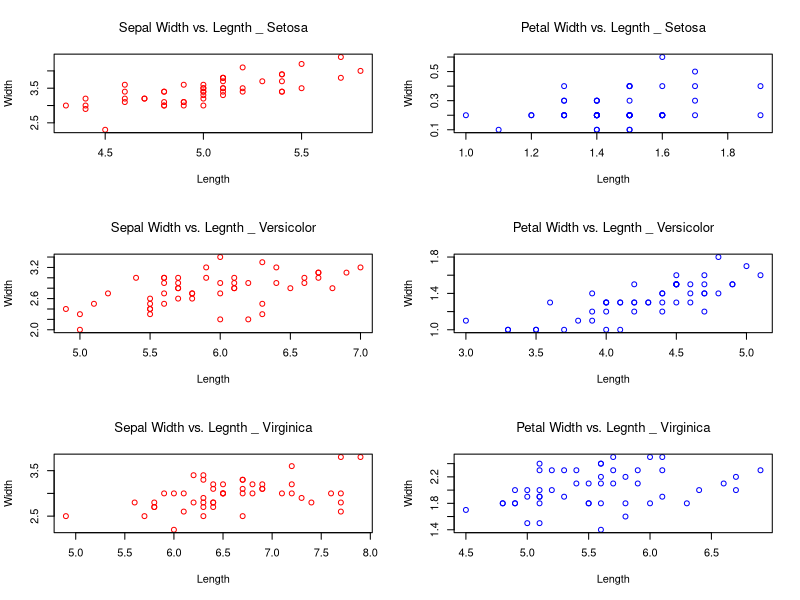

Write the R code that produced this figure.
library(ggplot2)
library(dplyr)
iris 

par(mfrow=c(3,2))

#--------------------------------------------------------------------------------------
iris_1 <- iris %>%
  select (Sepal.Length, Sepal.Width, Petal.Length, Petal.Width, Species) %>%
  filter(Species %in% 'setosa')
iris_1

#Setosa Sepal
Set_Sep <- as.matrix(iris_1[,1:2])
Set_Sep
plot(Set_Sep, type='p', xlab = 'Length', ylab='Width', col = 'red')
title(main = "Sepal Width vs. Legnth _ Setosa", font.main=6 )

#Setosa Petal
Set_Pet <- as.matrix(iris_1[,3:4])
Set_Pet
plot(Set_Pet, type='p', xlab = 'Length', ylab='Width', col = 'blue')
title(main = "Petal Width vs. Legnth _ Setosa", font.main=6 )

#---------------------------------------------------------------------------------------
iris_2 <- iris %>%
  select (Sepal.Length, Sepal.Width, Petal.Length, Petal.Width, Species) %>%
  filter(Species %in% 'versicolor')
iris_2

#Veriscolor Sepal
vers_sep <- as.matrix(iris_2[,1:2])
vers_sep
plot(vers_sep, type='p', xlab = 'Length', ylab='Width',col = 'red')
title(main = "Sepal Width vs. Legnth _ Versicolor", font.main=6 )

#Versicolor Petal
vers_pet <- as.matrix(iris_2[,3:4])
vers_pet
plot(vers_pet, type='p', xlab = 'Length', ylab='Width',col = 'blue')
title(main = "Petal Width vs. Legnth _ Versicolor", font.main=6 )

#------------------------------------------------------------------------------
iris_3 <- iris %>%
  select (Sepal.Length, Sepal.Width, Petal.Length, Petal.Width, Species) %>%
  filter(Species %in% 'virginica')
iris_3

#Veriscolor Sepal
virg_sep <- as.matrix(iris_3[,1:2])
virg_sep
plot(virg_sep, type='p', xlab = 'Length', ylab='Width',col = 'red')
title(main = "Sepal Width vs. Legnth _ Virginica", font.main=6 )

#Versicolor Petal
virg_pet <- as.matrix(iris_3[,3:4])
virg_pet
plot(virg_pet, type='p', xlab = 'Length', ylab='Width',col = 'blue')
title(main = "Petal Width vs. Legnth _ Virginica", font.main=6 )















